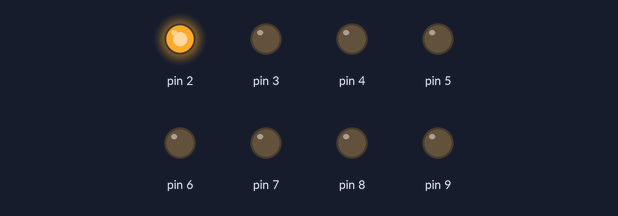
The sketch below on a simulated Arduino Uno, built with avr-gcc and run on an emulated ATmega328P. On the bench: output pins drawn as LEDs (lit = HIGH).

Above: at 0.2 s.
At 1.0 s:
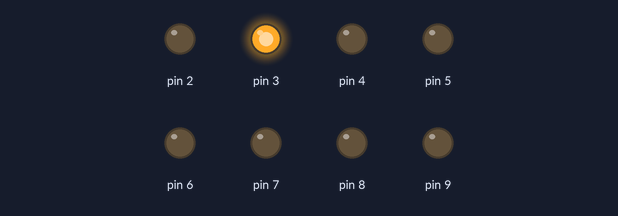
At 1.9 s:
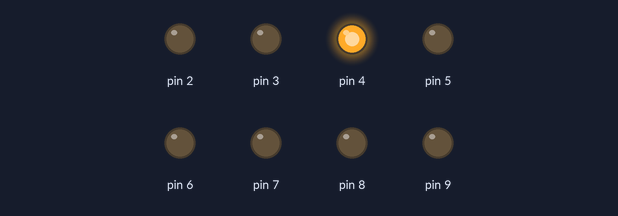
At 2.7 s:
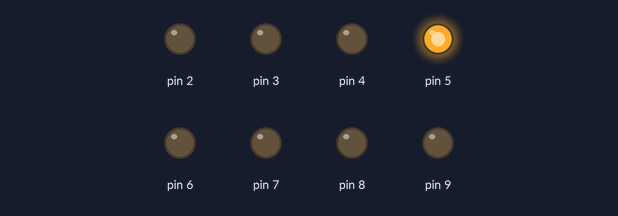
At 3.6 s:
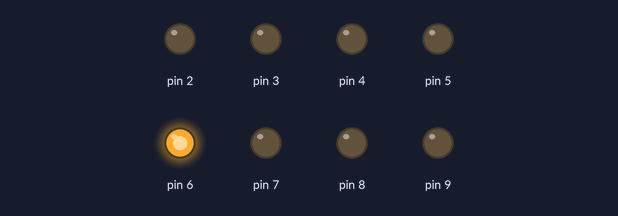
At 6.3 s:
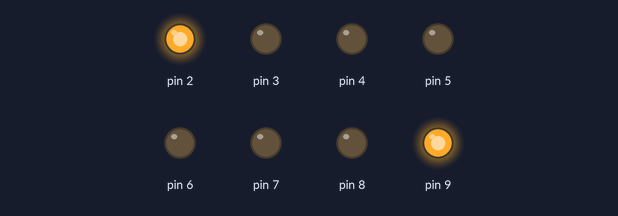
Timing chart, 0 to 8.3 s (numbered marks = the images above):
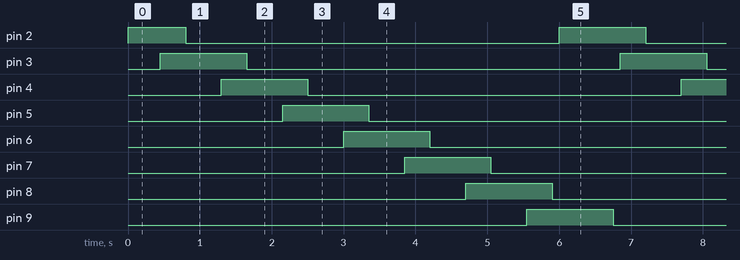

The sketch:

Sequencial_Matriz_02.ino
```cpp
int t = 50;
boolean matriz[16][8] =
{
  {
    1, 0, 0, 0, 0, 0, 0, 0
  }
  ,
  {
    1, 1, 0, 0, 0, 0, 0, 0
  }
  ,
  {
    0, 1, 0, 0, 0, 0, 0, 0
  }
  ,
  {
    0, 1, 1, 0, 0, 0, 0, 0
  }
  ,
  {
    0, 0, 1, 0, 0, 0, 0, 0
  }
  ,
  {
    0, 0, 1, 1, 0, 0, 0, 0
  }
  ,
  {
    0, 0, 0, 1, 0, 0, 0, 0
  }
  ,
  {
    0, 0, 0, 1, 1, 0, 0, 0
  }
  ,
  {
    0, 0, 0, 0, 1, 0, 0, 0
  }
  ,
  {
    0, 0, 0, 0, 1, 1, 0, 0
  }
  ,
  {
    0, 0, 0, 0, 0, 1, 0, 0
  }
  ,
  {
    0, 0, 0, 0, 0, 1, 1, 0
  }
  ,
  {
    0, 0, 0, 0, 0, 0, 1, 0
  }
  ,
  {
    0, 0, 0, 0, 0, 0, 1, 1
  }
  ,
  {
    0, 0, 0, 0, 0, 0, 0, 1
  }
  ,
  {
    1, 0, 0, 0, 0, 0, 0, 1
  }
};

void setup()
{
  for (int led = 2; led < 10; led++)
  {
    pinMode(led, OUTPUT);
  }
}

void loop()
{
  for (int y = 0; y < 16; y++)
  {
    for (int x = 0; x < 8; x++)
    {
      digitalWrite(x + 2, matriz[y][x]);
      delay(t);
    }
  }
}
```

Measured:
- by itself, pin 2: repeats every 6.4 s: LOW 5.2 s, HIGH 1.2 s
- by itself, pin 3–9: alternates HIGH for 1.2 s and LOW for 5.2 s
- by itself, everything shown: repeats every 6.4 s, in 16 steps
